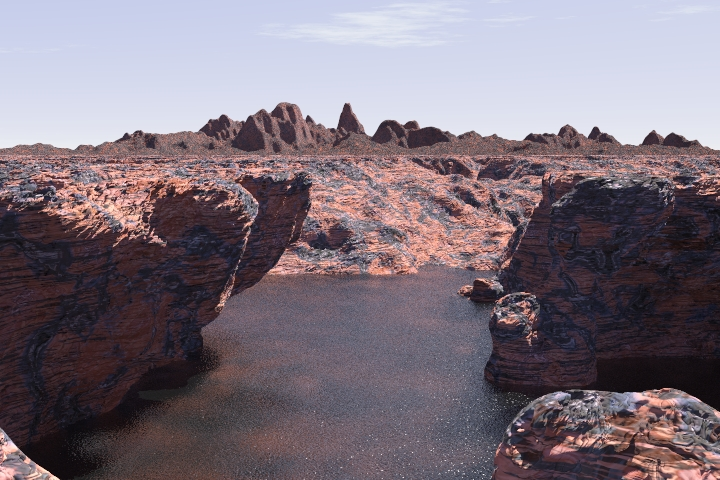
%> input picture Assignment2/landscape-a.jpg, 720 x 480 px
$ octave master2.m   (GNU Octave 9; MATLAB toolbox functions it lacks are replaced by stand-ins)
%> lines starting %> are read from the running program, lines starting %| are printed output that depends on the picture
### Assignment2/DoG.m
%function loc = DoG(im,tf)
%   uses the DoG (Difference of Gaussian) approximation of a Lapalcian for finding
%   the scale of the local feature points.
%
%INPUT
%   -im: image (grayscale)
%   -tf: flatness threshold (typically 0.01)
%
%OUTPUT
%   -loc: a matrix of nx3 with n found locations with [c, r, sigma]

function loc = DoG(im,tf)
    im = rgb2gray(im);
    loc = [];

    % Prior smoothing sigma
    sigmaP = 1.6;
    levels = 5;

    % Scaling factor
    k = 2^(1/levels);
    noOctaves = 3;

    GP = cell(levels+3,1);
    for i = 1:levels+3
        GP{i} = gaussian( sigmaP*(k^(i-2)) ); % TODO: you could use your own
    end

    % For all octaves
    for octave = 1:noOctaves
        % Gaussians for smoothing (i.e. scaling) and Gaussian smoothed images

        % Create the levels in the scale-space
        imG = cell(levels+3,1);
        for i = 1:levels+3
            imG{i} = conv2(GP{i},GP{i},im,'same');
        end

        % Computer the DoG (Difference of Gaussians)
        imDoG = zeros(size(im,1),size(im,2),levels+2);
        for i = 1:levels+2
            imDoG(:,:,i) = imG{i+1} - imG{i};
        end

        % Check nearby extrema in subsequent layers
        imExtrema = imregionalmax(imDoG);
        imExtrema = imExtrema(:,:,2:end-1);

        % Eliminate responses on the edge
        imExtrema(1,:,:) = 0;imExtrema(end,:,:) = 0;
        imExtrema(:,1,:) = 0;imExtrema(:,end,:) = 0;
        imDoG = imDoG(:,:,2:end-1);

        % Put local maxima in vector with corresponding sigma and test for
        % Flatness enhance location and eliminate edge responses
        for i = 1:levels

            % Current sigma and octave scale
            scale  = 2.0^(octave-1.0);
            sigmaC = scale*sigmaP*(k^(i-1));

            % Get extrma points
            [row,col] = find(imExtrema(:,:,i)==1);

            % Test for flatness
            flat = abs(diag(imDoG(row,col,i))) < tf;
            row = row(flat==0); col = col(flat==0);

            % Add new interest points to the list
            loc = [loc; round(scale*col),round(scale*row),...
                    repmat(sigmaC,length(row),1)];
        end

        % Next Octave is sub-sampling the image by half
        im = imresize(im,0.5);
    end
end

### Assignment2/ImageDerivatives.m
function F= ImageDerivatives ( img , sigma , type )
   halfSize = ceil(3 * sigma);
   x = -halfSize:halfSize;
   G = gaussian(sigma);

switch type
    case {'x', 'y', 'xy','yx'}
        Gd = gaussianDer(G, sigma);
    case {'xx', 'yy'}
        Gdd = ( ( -(sigma^2) + (x.^2) ) ./ (sigma^4) ) .* G;
end

switch type
    case 'x'
        F = conv2(img, Gd, 'same');
    case 'y'
        F = conv2(img, Gd', 'same');
    case 'xx'
        F = conv2(img, Gdd, 'same');
    case {'xy', 'yx'}
        F = conv2(Gd, Gd, img, 'same');
    case 'yy'
        F = conv2(img, Gdd', 'same');
    otherwise
        error('Unknown type: type must be in {x, y, xx, xy, yx, yy}');
end
end

### Assignment2/harris.m
function [r, c, sigmas] = harris(im, loc)
%function R111 = harris(im, loc)
    % inputs:
    % im: double grayscale image
    % loc: list of interest points from the Laplacian approximation
    % outputs:
    % [r,c,sigmas]: The row and column of each point is returned in r and c
    %              and the sigmas 'scale' at which they were found

    % Calculate Gaussian Derivatives at derivative-scale.
    % NOTE: The sigma is independent of the window size (which dependes on the Laplacian responses).
    % Hint: use your previously implemented function in assignment 1

    %
    %im = im2double( rgb2gray( im ) );
    img111 = im;
    im = ( rgb2gray( im ) );
    sig = 3;
    Ix =  ImageDerivatives ( im , sig , 'x' );
    Iy =  ImageDerivatives ( im , sig , 'y' );

    % Allocate an 3-channel image to hold the 3 parameters for each pixel
    init_M = zeros(size(Ix,1), size(Ix,2), 3);

    % Calculate M for each pixel
    init_M(:,:,1) = Ix.^2;
    init_M(:,:,2) = Iy.^2;
    init_M(:,:,3) = Ix.*Iy;
    size(init_M);
    % Allocate R
    R = zeros(size(Ix,1), size(Ix,2), 2);

    % Smooth M with a gaussian at the integration scale sigma.
    % Keep only points from the list 'loc' that are coreners.
    for l = 1 : size(loc,1)
        sigma = loc(l,3); % The sigma at which we found this point
        if ((l>1) && sigma~=loc(l-1,3)) || (l==1)
            M = imfilter(init_M, fspecial('gaussian', ceil(sigma*6+1), sigma), 'replicate', 'same');
        end
        % Compute the cornerness R at the current location location
        trace = M(loc(l,2), loc(l,1),1) + M(loc(l,2), loc(l,1),2);
        det = M(loc(l,2), loc(l,1),1) * M(loc(l,2), loc(l,1),2) + M(loc(l,2), loc(l,1),3)^2;
        R(loc(l,2), loc(l,1), 1) = det - 0.05 * trace^2;
	% Store current sigma as well
        R(loc(l,2), loc(l,1), 2) = sigma;
    end

    % Set the threshold
    threshold = max(max(R(:,:,1)))*0.01;
    % Find local maxima
    % Dilation will alter every pixel except local maxima in a 3x3 square area.
    % Also checks if R is above threshold

    % Non max supression
    R(:,:,1) = ((R(:,:,1)>threshold) & ((imdilate(R(:,:,1), strel('square', 3))==R(:,:,1)))) ;
    % Return the coordinates and sigmas
    [r,c] = find(R(:,:,1)==1);

    sigmas = [];
    for i=1:size(r)
        sigmas = [sigmas; R(r(i), c(i),2)];
    end

    %imshow((img)/255.0, [0,1]); hold on;
    imshow(img111); hold on;
    circle(c,r,2*sigmas+1); hold off;
end


% [12 lines of commented-out code are left out]

### Assignment5/circle.m
function h = circle(in_x, in_y, in_r)
    for i = 1:size(in_x,1)
        x = in_x(i);
        y = in_y(i);
        r = in_r(i);

        th = 0:pi/50:2*pi;
        xunit = r * cos(th) + x;
        yunit = r * sin(th) + y;
        h = plot(xunit, yunit);
    end
end

### Assignment2/findMatches.m
% Finds matching SIFT descriptors at Harris corner points in two images.
% inputs:
%		im1 - first image to match
%		im2 - second image to match
%		threshold - matching threshold -- can be 0.8
% outputs:
%		match1 - the corrdinates in image 1
%		match2 - the corrdinated in image 2 matches to the ones in image 1

function [match1, match2] = findMatches(im1, im2, threshold)

% Find features and make descriptor of image 1
loc1                  = DoG(im1, 0.8);
[r1, c1, sigma1]      = harris(im1, loc1);
orient1               = zeros(size(sigma1));
% Pay attention to the oder of parameters [c',r'] (equal to [x,y])
[coord1, descriptor1] = vl_sift(single(rgb2gray(im1)), 'frames', [c1'; r1'; sigma1'; orient1']);
%  Custom implementation of sift. You can compare this result with your own implementation.
% [coord1, descriptor1] = sift(single(rgb2gray(im1)));
% Find features and make descriptor of image 2
loc2                  = DoG(im2, 0.8);
[r2, c2, sigma2]      = harris(im2, loc2);
orient2               = zeros(size(sigma2));
[coord2, descriptor2] = vl_sift(single(rgb2gray(im2)), 'frames', [c2'; r2'; sigma2'; orient2']);
%  Custom implementation of sift. You can compare this result with your own implementation.
% [coord2, descriptor2] = sift(single(rgb2gray(im2)));

% Show images with scatter plot on each image for the features
% Note: Images must be same size
figure; imshow([im1, im2]);
hold on;
scatter(coord1(1,:), coord1(2,:), coord1(3,:), [1,1,0]);
hold on;
scatter(size(im1,2)+coord2(1,:), coord2(2,:), coord2(3,:), [1,1,0]);
drawnow;

% Create two arrays containing the points location in both images
match1 = [];
match2 = [];
descriptor1=double(descriptor1);
descriptor2=double(descriptor2);
% Loop over the descriptors of the first image
for index1 = 1:size(descriptor1, 2)
    bestmatch      = [0 0];
    bestDist       = Inf;
    secondBestDist = Inf;

    % Loop over the descriptors of the second image
    for index2 = 1:size(descriptor2, 2)
        desc1 = double(descriptor1(:, index1));
        desc2 = double(descriptor2(:, index2));

        % Normalize the descriptors to unit L2 norm:
        desc1 = desc1/sqrt(sum(desc1.^2));
        desc2 = desc2/sqrt(sum(desc2.^2));
        % Compute the Euclidian distance of desc1 and desc2
        dist = norm(desc1 - desc2);

        % Threshold the distances
        if secondBestDist > dist
            if bestDist > dist
                secondBestDist = bestDist;
                bestDist       = dist;
                bestmatch      = [index1 index2];
            else % if not smaller than both best and second best dist
                secondBestDist = dist;
            end
        end
    end

    % Reject matches where the distance ratio is greater than 0.8
    if (bestDist / secondBestDist) < threshold
        pts1 = coord1(:,bestmatch(1));
        pts2 = coord2(:,bestmatch(2));
        % Draw the matched pairs
%         line([pts1(1);size(im1,2)+pts2(1)], [pts1(2); pts2(2)]);
        match1 = [match1, pts1];
        match2 = [match2, pts2];
    end
end
% After the two for-loop, return matches between the images
line([match1(1,:);size(im1,2)+match2(1,:)],[match1(2,:);match2(2,:)]);

% % You can also try the custom implementation of sift (vl_ubcmatch), and compare this result with your own implementation below.
% % Create two arrays containing the points location in both images
% match1 = [];
% match2 = [];
% %
% matches = vl_ubcmatch(descriptor1, descriptor2);
% match1 = coord1(:,matches(1,:));
% match2 = coord2(:,matches(2,:));
%
% line([match1(1,:);size(im1,2)+match2(1,:)],[match1(2,:);match2(2,:)]);
% drawnow;
end

### Assignment2/gaussian.m
function G = gaussian(sigma)

L = ceil(3*sigma);

if sigma == 0
    G = 0;
else
    G = 1/(sigma*sqrt(2*pi)) * exp(-(-L:L).^2/(2*sigma^2));
    %(normalization)
    G = G / sum(G);
end

end

### Assignment2/gaussianDer.m
function Gd = gaussianDer(G, sigma)
   halfSize = ceil(3 * sigma);
   x = -halfSize:halfSize;
   Gd = -(x / sigma^2) .* G;
end

### Assignment2/master2.m
%%
clear all
img1 = imread('landscape-a.jpg');
%> img1 is the input picture: size 480x720x3 uint8; mean R, G, B 124.1, 112.8, 123
img2 = imread('landscape-b.jpg');
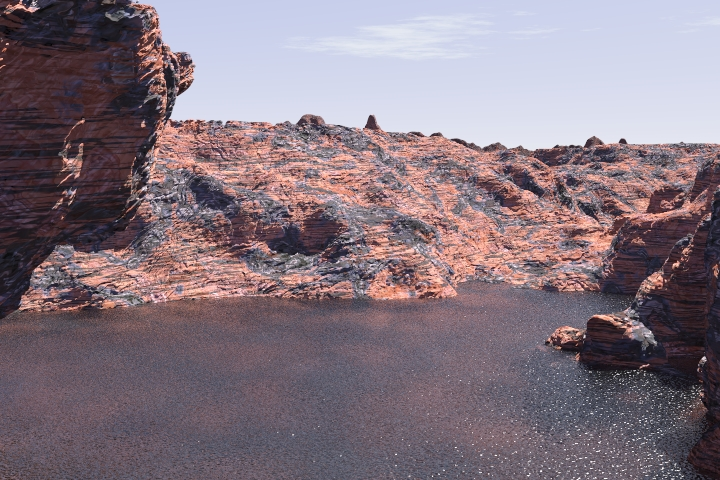
%> input picture Assignment2/landscape-b.jpg, 720 x 480 px
%> img2 is the input picture: size 480x720x3 uint8; mean R, G, B 132, 117.3, 127.3

aaa = DoG(img1, 0.8);
%> after the loop in DoG, `for octave = 1:noOctaves`: imG = 8 items; loc = 821 rows, first 12: [8 291 1.6; 8 433 1.6; 17 444 1.6; 18 270 1.6; 21 244 1.6; 22 449 1.6; 23 459 1.6; 24 184 1.6; 26 147 1.6; 30 347 1.6; 31 196 1.6; 31 250 1.6]
%> aaa has the same summary as loc in DoG
[x,y,sigmas1] = harris(img1, aaa);                  % unit 8 as input
%> in harris, `init_M(:,:,2) = Iy.^2;`:
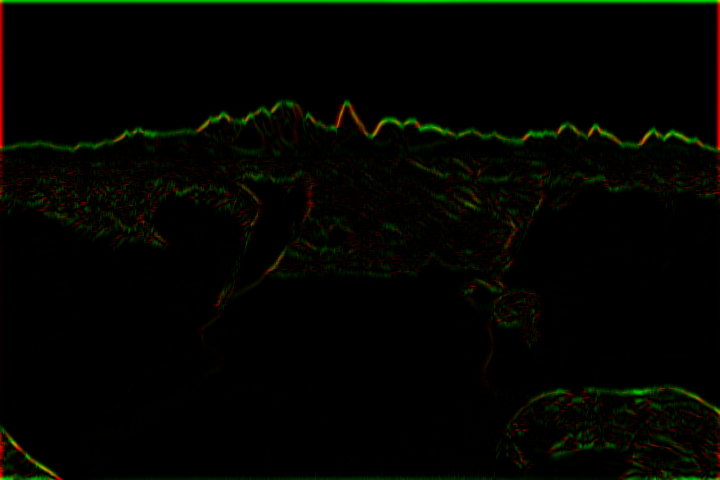
%> init_M: size 480x720x3 double; mean R, G, B 11.5, 17.2, 0; drawn with min black and max white
%> in harris, `init_M(:,:,3) = Ix.*Iy;`:
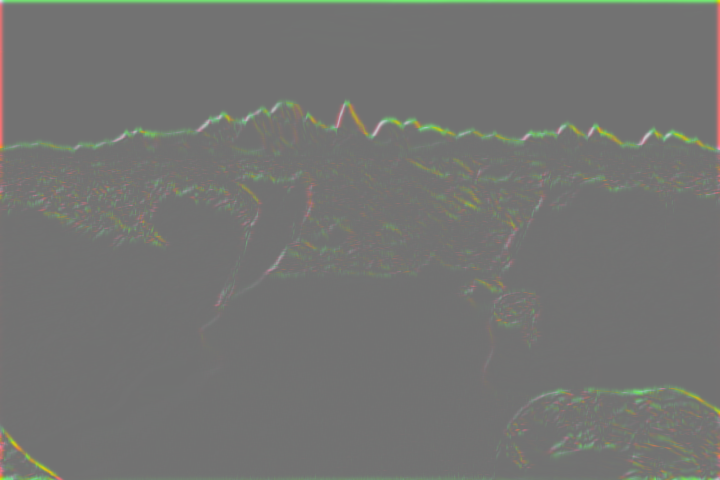
%> init_M: size 480x720x3 double; mean R, G, B 11.5, 17.2, -0.5; drawn with min black and max white
%> the loop in harris, `for l = 1 : size(loc,1)` made 821 passes
%> (trace, det) on passes 1 to 3: (1.62, 0.42), (231.1, 25508.8), (570.2, 157981.4)
%> after the loop in harris, `for l = 1 : size(loc,1)`:
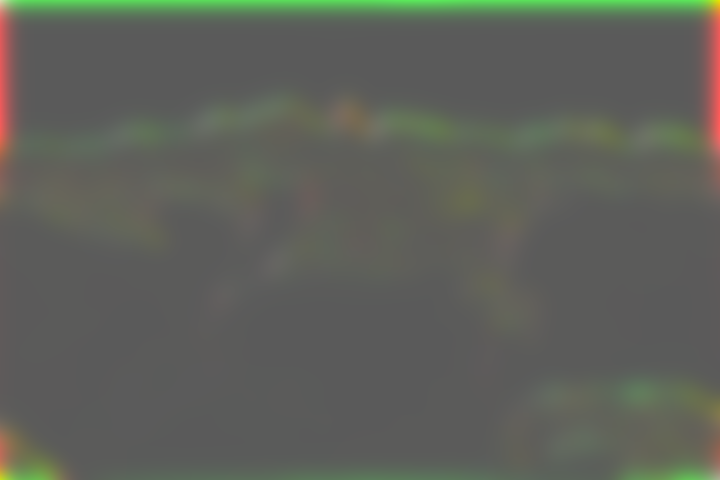
%> M: size 480x720x3 double; mean R, G, B 14.5, 23, -0.5; drawn with min black and max white
%> in harris, `threshold = max(max(R(:,:,1)))*0.01;`: threshold = 1604.4
%> in harris, `[r,c] = find(R(:,:,1)==1);`: r = 146 values from 108 to 476; c = 146 values from 8 to 714
%> the loop in harris, `for i=1:size(r)` made 146 passes
%> sigmas on passes 1 to 11: 1.6, [1.6; 1.6], [1.6; 1.6; 3.2], [1.6; 1.6; 3.2; 1.6], [1.6; 1.6; 3.2; 1.6; 7.35], [1.6; 1.6; 3.2; 1.6; 7.35; 1.84], [1.6; 1.6; 3.2; 1.6; 7.35; 1.84; 2.79], [1.6; 1.6; 3.2; 1.6; 7.35; 1.84; 2.79; 1.6], [1.6; 1.6; 3.2; 1.6; 7.35; 1.84; 2.79; 1.6; 2.43], [1.6; 1.6; 3.2; 1.6; 7.35; 1.84; 2.79; 1.6; 2.43; 2.43], [1.6; 1.6; 3.2; 1.6; 7.35; 1.84; 2.79; 1.6; 2.43; 2.43; 3.2]
%> after the loop in harris, `for i=1:size(r)`: sigmas = 146 values, max 7.35 at index 5, min 1.6 at index 1, mean 2.5
%> the loop in circle, `for i = 1:size(in_x,1)` made 146 passes
%> (x, y, r) on passes 1 to 12: (8, 433, 4.2), (17, 444, 4.2), (18, 442, 7.4), (22, 449, 4.2), (32, 452, 15.7), (33, 459, 4.68), (41, 206, 6.57), (46, 468, 4.2), (50, 148, 5.85), (58, 218, 5.85), (58, 220, 7.4), (60, 208, 4.2)
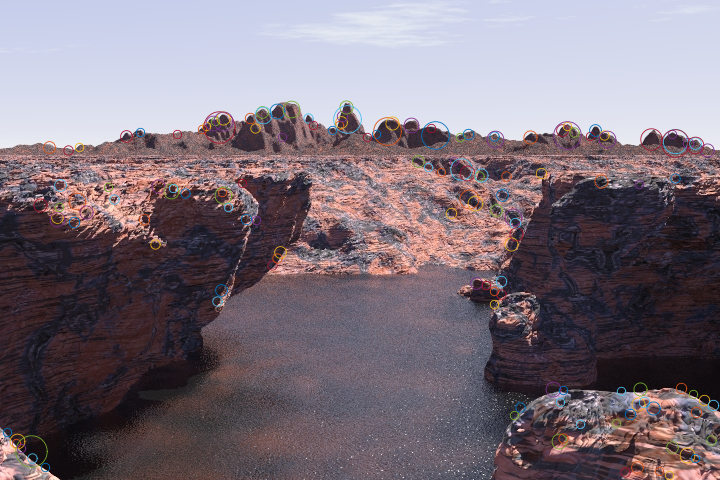
%> figure redrawn from the program's plot data
%> x = 146 values, max 476 at index 129, min 108 at index 61, mean 234.2; y = 146 values from 8 to 714; sigmas1 has the same summary as sigmas in harris
%[x1,y1,sigmas1] = harris(im2double(img1), aaa);     % double as input
%%
figure
subplot(1,2,1)
imshow(img1),title('DOG on image'),
hold on
plot(aaa(:,1),aaa(:,2), 'yo'),
hold off

subplot(1,2,2)
imshow(img1),title('Harris on image'),
hold on
scatter(y,x,sigmas1*20,'y'),
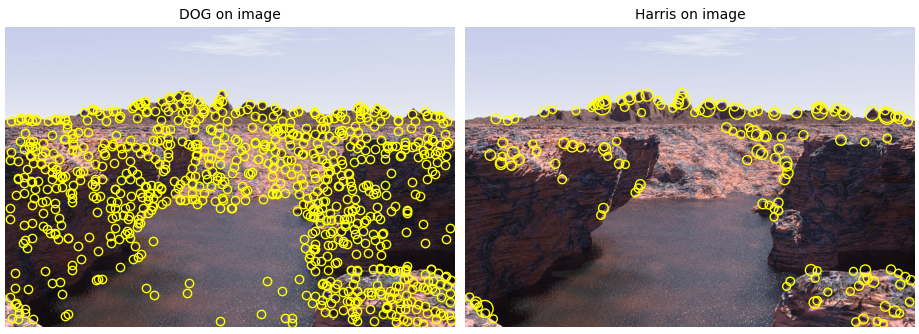
%> figure redrawn from the program's plot data, 2 panels
hold off
%%
[ma1,ma2] = findMatches(img1, img2, 0.8);
%> after the loop in DoG (call 2), `for octave = 1:noOctaves`: imG = 8 items
%> in findMatches, `loc1                  = DoG(im1, 0.8);`: loc1 has the same summary as loc in DoG
%> the loop in harris (call 2), `for l = 1 : size(loc,1)` made 821 passes
%> the loop in harris (call 2), `for i=1:size(r)` made 146 passes
%> the loop in circle (call 2), `for i = 1:size(in_x,1)` made 146 passes
%> x on pass 38: 224
%> in findMatches, `[r1, c1, sigma1]      = harris(im1, loc1);`:
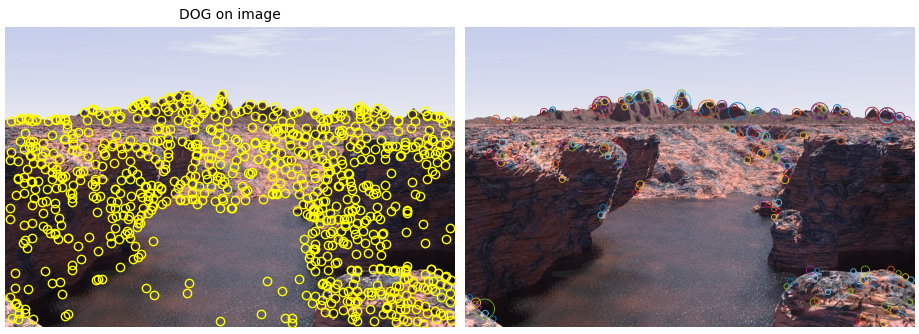
%> figure redrawn from the program's plot data, 2 panels
%> the run ends on the next line
